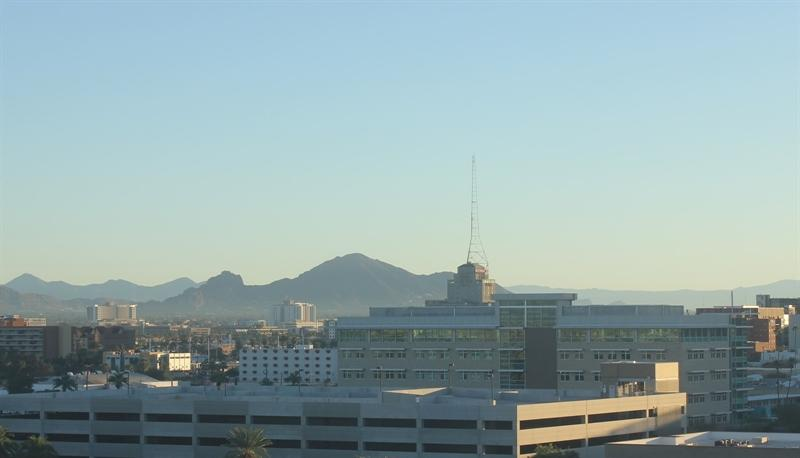
#> input picture Week4/images/training/day/20151101_142050.jpg, 800 x 458 px; its folder holds only this picture in this run
$ jupyter execute --allow-errors Week4.ipynb   (shell and % lines are left out)
#> lines starting #> are read from the running program, lines starting #| are printed output that depends on the picture
# **Praktikum 1**

**Klasifikasi SVM dengan Data Dummy**

Pada kegiatan ini, model yang digunakan adalah sebuah model yang sederhana berupa generative model untuk menentukan label pada poin baru. Kasus pada data dummy ini memperlihatkan dua kelas yang telah terpisah.

[cell 1]
# import library
import numpy as np
import matplotlib.pyplot as plt
from scipy import stats
import seaborn as sns

[cell 2]
from sklearn.datasets import make_blobs
X, y = make_blobs(n_samples=50, centers=2, random_state=0, cluster_std=0.6)
plt.scatter(X[:, 0], X[:, 1], c=y, s=50, cmap='autumn')
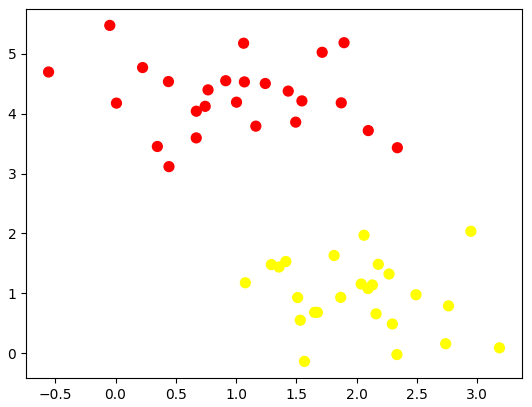
#> figure drawn by matplotlib, 1 panel

Untuk membuat sebuah model klasifikasi, garis pemisah data dari dua buah himpunan yang terbentuk diperlukan. Namun, kondisi ini masih menyisakan kasus dimana garis pemisah yang dibutuhkan lebih dari satu garis.

[cell 3]
xfit = np.linspace(-1, 3.5)
plt.scatter(X[:, 0], X[:, 1], c=y, s=50, cmap='autumn')
plt.plot([0.6], [2.1], 'x', color='red', markeredgewidth=2, markersize=10)

# m (gradien)
# b (intercept)
for m, b in [(1, 0.65), (0.5, 1.6), (-0.2, 2.9)]:
    plt.plot(xfit, m * xfit + b, '-k')

plt.xlim(-1, 3.5)
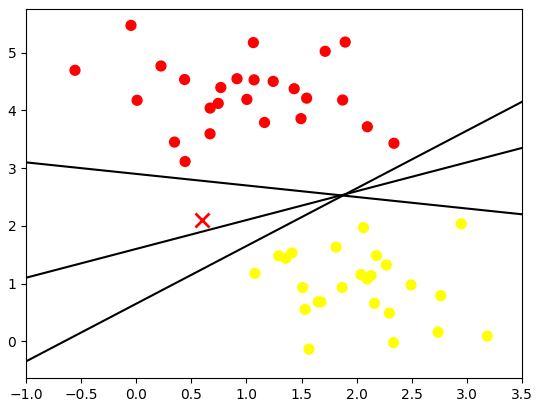
#> figure drawn by matplotlib, 1 panel; curve peaks at x = 3.5, y = 4.15; curve peaks at x = 3.5, y = 3.35

Banyaknya garis pemisah menunjukkan bahwa muncul beberapa kemungkinan suatu data baru masuk dalam kategori tertentu. Sebuah data baru 'x' dimunculkan pada posisi yang berbeda dengan data pada dua himpunan lain sehingga data baru ini tidak masuk ke dalam kategori dua himpunan sebelumnya.

Margin dalam suatu garis juga dapat digunakan untuk memperjelas posisi sebuah data terhadap label.

[cell 4]
xfit = np.linspace(-1, 3.5)
plt.scatter(X[:, 0], X[:, 1], c=y, s=50, cmap='autumn')

# d (deviasi)
for m, b, d in [(1, 0.65, 0.33), (0.5, 1.6, 0.55), (-0.2, 2.9, 0.2)]:
    yfit = m * xfit + b
    plt.plot(xfit, yfit, '-k')
    plt.fill_between(xfit, yfit - d, yfit + d, edgecolor='none', color='#AAAAAA', alpha=0.4)

plt.xlim(-1, 3.5)
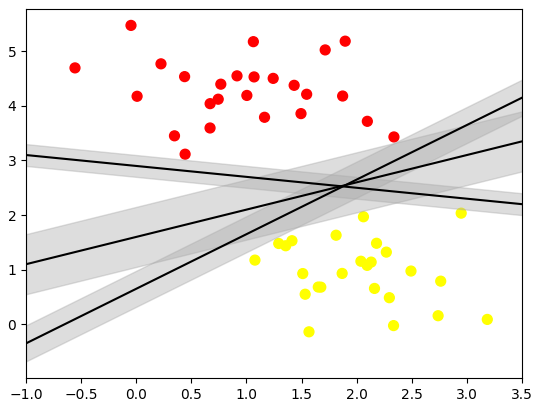
#> figure drawn by matplotlib, 1 panel; curve peaks at x = 3.5, y = 4.15; curve peaks at x = 3.5, y = 3.35; curve peaks at x = -1, y = 3.1

Margin yang digunakan pada SVM berfungsi untuk menunjukkan model yang paling optimal. Kriteria optimal ini diperoleh dari penentuan garis mana yang mampu memaksimalkan margin yang ada.

#### Penerapan fitting SVM

[cell 5]
from sklearn.svm import SVC # "Support vector classifier"
model = SVC(kernel='linear', C=1E10)
model.fit(X, y)

[cell 6]
# buat sebuah fungsi untuk menampilkan fitting data

def plot_svc_decision_function(model, ax=None, plot_support=True):

    if ax is None:
        ax = plt.gca()
    xlim = ax.get_xlim()
    ylim = ax.get_ylim()

    # buat grid untuk evaluasi model
    x = np.linspace(xlim[0], xlim[1], 30)
    y = np.linspace(ylim[0], ylim[1], 30)
    Y, X = np.meshgrid(y, x)
    xy = np.vstack([X.ravel(), Y.ravel()]).T
    P = model.decision_function(xy).reshape(X.shape)

    # plot batas dan margin
    ax.contour(X, Y, P, colors='k', levels=[-1, 0, 1], alpha=0.8, linestyles=['--', '-', '--'])

    # plot support vectors
    if plot_support:
        ax.scatter(model.support_vectors_[:, 0], model.support_vectors_[:, 1], s=300, linewidths=1, facecolors='none');
    ax.set_xlim(xlim)
    ax.set_ylim(ylim)

plt.scatter(X[:, 0], X[:, 1], c=y, s=50, cmap='autumn')
plot_svc_decision_function(model)

beberapa titik data yang menyentuh (masuk ke area) garis disebut sebagai support vector.

[cell 7]
# untuk mengetahui data yang masuk ke dalam support vector dapat dilakukan dengan memanggil support_vectors_

model.support_vectors_

Hasil fitting merupakan kunci keberhasilan suatu classifier (yang hanya dilihat dari posisi dari support vector). Data-data lain yang berada jauh dari margin dan tetap berada di area yang tepat tidak memiliki kemampuan untuk memodifikasi fitting (karena bukan support vector). Data-data tersebut tidak berkontribusi terhadap loss function yang digunakan untuk fitting model. Untuk lebih memahami hal ini, 60 dan 120 data awal digunakan sebagai contoh dalam bentuk perbandingan.

[cell 8]
def plot_svm(N=10, ax=None):
    X, y = make_blobs(n_samples=200, centers=2, random_state=0, cluster_std=0.60)
    X = X[:N]
    y = y[:N]
    model = SVC(kernel='linear', C=1E10)
    model.fit(X, y)

    ax = ax or plt.gca()
    ax.scatter(X[:, 0], X[:, 1], c=y, s=50, cmap='autumn')
    ax.set_xlim(-1, 4)
    ax.set_ylim(-1, 6)
    plot_svc_decision_function(model, ax)

fig, ax = plt.subplots(1, 2, figsize=(16, 6))
fig.subplots_adjust(left=0.0625, right=0.95, wspace=0.1)
for axi, N in zip(ax, [60, 120]):
    plot_svm(N, axi)
    axi.set_title('N = {0}'.format(N))
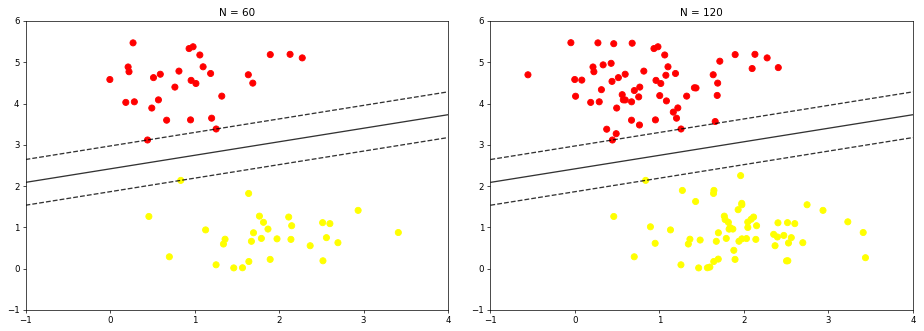
#> figure drawn by matplotlib, 2 panels

**Data Tidak Terpisah Secara Linier**

Data yang terpisah secara tidak linier menjadi masalah pada model SVM. Oleh karena itu, kernel menjadi sebuah kebutuhan bagi SVM untuk melakukan fitting pada hubungan nonlinier dengan sebuah classifier linier.

[cell 9]
# contoh data tidak terpisah secara linear

from sklearn.datasets import make_circles
X, y = make_circles(100, factor=.1, noise=.1)

clf = SVC(kernel='linear').fit(X, y)

plt.scatter(X[:, 0], X[:, 1], c=y, s=50, cmap='autumn')
plot_svc_decision_function(clf, plot_support=False);
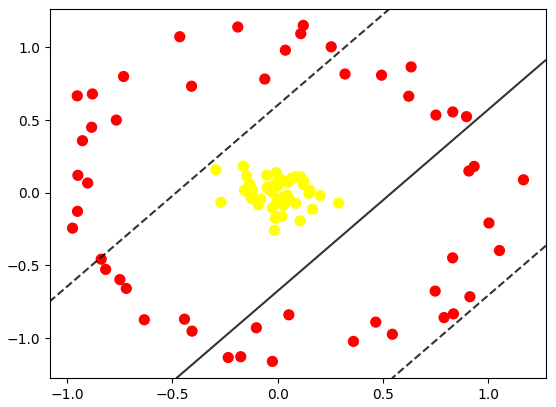
#> figure drawn by matplotlib, 1 panel
#> the sliders are set to elev = -90, azip = 0, X = <module 'ipywidgets.fixed_' fr, y = <module 'ipywidgets.fixed_' fr

Berdasarkan contoh data di atas, tidak ditemukan sebuah garis pemisah linier yang mampu berperan sebagai pemisah data. Oleh karena itu, proyeksi (sudut pandang) lain terhadap data diperlukan supaya data dapat terpisahkan dengan jelas. Pada kegiatan ini, proyeksi yang digunakan adalah proyeksi berbasis radial.

[cell 10]
r = np.exp(-(X ** 2).sum(1))

Karena proyeksi radial tidak cukup menggunakan model 2D, maka plot visualisasi diubah menjadi model 3D.

[cell 11]
from mpl_toolkits import mplot3d
from ipywidgets import interact, fixed

# [7 lines left out: function plot_3D, not called in this run]

#> (the rest of this cell did not finish here and is left out)

walaupun data dapat ditampilkan secara terpisah. Proyeksi titik data sejumlah N ke dalan suatu dimensi N menyebabkan beban komputasi juga bertambah. Untuk mengatasi hal ini, kernel radial basis function (RBF) pada Scikit-Learn digunakan.

[cell 12]
clf = SVC(kernel='rbf', C=1E6)
clf.fit(X, y)

[cell 13]
plt.scatter(X[:, 0], X[:, 1], c=y, s=50, cmap='autumn')
plot_svc_decision_function(clf)
plt.scatter(clf.support_vectors_[:, 0], clf.support_vectors_[:, 1], s=300, lw=1, facecolors='none')
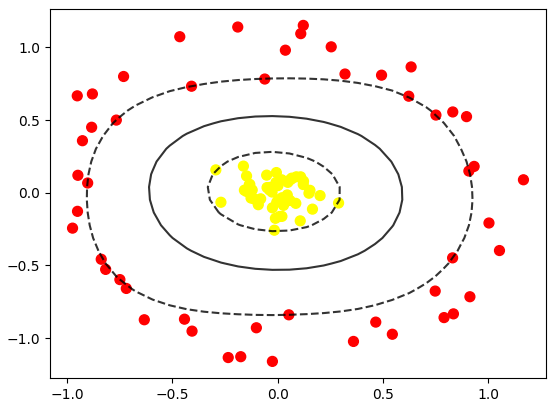
#> figure drawn by matplotlib, 1 panel

Data Overlap

[cell 14]
X, y = make_blobs(n_samples=100, centers=2, random_state=0, cluster_std=1.2)
plt.scatter(X[:, 0], X[:, 1], c=y, s=50, cmap='autumn');
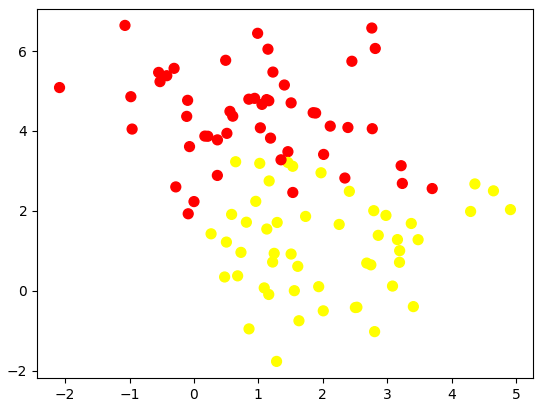
#> figure drawn by matplotlib, 1 panel

untuk mengatasi hal ini, teknik penghalusan margin pada SVM dapat diterapkan. Teknik ini berfungsi untuk memasukkan beberapa titik data ke dalam margin supaya menghasilkan fitting yang lebih baik. Penebalan margin dari hasil teknik penghalusan dikelola oleh sebuah parameter tuning (dikenal sebagai C). Contoh dibawah menunjukkan perubahan pada C berdampak pada hasil fitting final.

[cell 15]
X, y = make_blobs(n_samples=100, centers=2, random_state=0, cluster_std=0.8)
fig, ax = plt.subplots(1, 2, figsize=(16, 6))
fig.subplots_adjust(left=0.0625, right=0.95, wspace=0.1)

for axi, C in zip(ax, [10.0, 0.1]):
    model = SVC(kernel='linear', C=C).fit(X, y)
    axi.scatter(X[:, 0], X[:, 1], c=y, s=50, cmap='autumn')
    plot_svc_decision_function(model, axi)
    axi.scatter(model.support_vectors_[:, 0], model.support_vectors_[:, 1], s=300, lw=1, facecolors='none');
    axi.set_title('C = {0:.1f}'.format(C), size=14)

Perlu diperhatikan bahwa nila optimal sebuah C bergantung pada setiap dataset (melalui cross-validation atau prosedur serupa)

# Praktikum 2

Klasifikasi SVM Pada Data Citra

[cell 16]
from sklearn.datasets import fetch_lfw_people
#> (the rest of this cell did not finish here and is left out)

[cell 17]
from matplotlib import pyplot as plt
# contoh wajah yang digunakan

fig, ax = plt.subplots(3, 5)
#> (the rest of this cell did not finish here and is left out)

[cell 18]
from sklearn.svm import SVC
from sklearn.decomposition import PCA as RandomizedPCA
from sklearn.pipeline import make_pipeline

pca = RandomizedPCA(n_components=150, whiten=True, random_state=42)
svc = SVC(kernel='rbf', class_weight='balanced')
model = make_pipeline(pca, svc)

[cell 19]
# pemisahan data training dan data testing

from sklearn.model_selection import train_test_split
#> (the rest of this cell did not finish here and is left out)

[cell 20]
from sklearn.model_selection import GridSearchCV
param_grid = {'svc__C': [1, 5, 10, 50], 'svc__gamma': [0.0001, 0.0005, 0.001, 0.005]}
grid = GridSearchCV(model, param_grid)

#> (the rest of this cell did not finish here and is left out)

prediksi label untuk data testing

#> (a cell that did not finish here is left out)

[cell 22]
# hasil label pada data testing

fig, ax = plt.subplots(4, 6)
#> (the rest of this cell did not finish here and is left out)

[cell 23]
from sklearn.metrics import classification_report
#> (the rest of this cell did not finish here and is left out)

[cell 24]
# bentuk confusion matrix
import seaborn as sns
from sklearn.metrics import confusion_matrix
#> (the rest of this cell did not finish here and is left out)

# Praktikum 5

Klasifikasi Citra Siang dan Malam

### Langkah 0 - Import Library

[cell 25]
# Import Required Libraries
from pathlib import Path
import matplotlib.image as mpimg
import matplotlib.pyplot as plt
import cv2
import random
import numpy as np
import pandas as pd

[cell 26]
# Image directories
train_dir = "images/training/"
test_dir = "images/test/"

### Langkah 1 - Load Data dan Visualisasikan

[cell 27]
def load_dataset(img_dir):
#> called with img_dir = 'images/training/'
    path = Path(img_dir)
    dirs = path.glob('*')

    img_list = []

    for dir in dirs:
        label = dir.name
        for file in dir.glob('*.jpg'):
            img = mpimg.imread(file)
#> img is the input picture: shape (458, 800, 3); mean R, G, B 147.2, 168.7, 170.2

            if not img is None:
                img_list.append((img, label))

    return img_list

[cell 28]
# Load training data
train_img = load_dataset(train_dir)
#> train_img = 2 items
#> (the rest of the program and of its run is left out)
